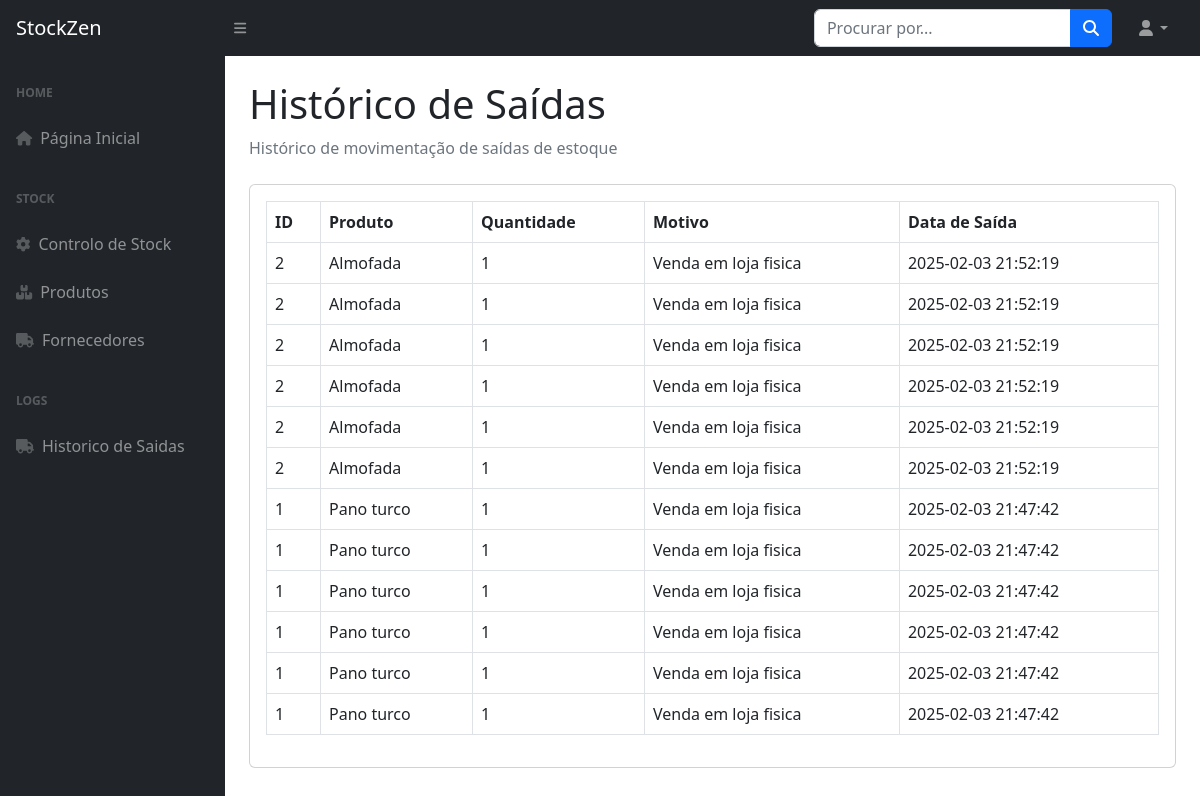
Screenshot of /Stockzen-14450/historico_saidas.php with the database file from the repository.
### tables this page shows
CREATE TABLE `stock_movement` (
  `movement_id` int(11) NOT NULL,
  `quantity` int(11) NOT NULL,
  `movement_type` enum('entrada','saida') NOT NULL,
  `entry_type` enum('fornecedor','direta') DEFAULT NULL,
  `supplier_id` int(11) DEFAULT NULL,
  `observation` text DEFAULT NULL,
  `date` timestamp NULL DEFAULT current_timestamp(),
  `product_name` varchar(255) NOT NULL
);

### Stockzen-14450/historico_saidas.php (the view, shortened to what this page needs)
<?php
include "dbconfig.php";
$sql = "SELECT movement_id, product_name, quantity, observation, date
        FROM stock_movement
        JOIN products p ON movement_id = movement_id
        ORDER BY date DESC";
$result = $con->query($sql);
?>
<!DOCTYPE html>
<html lang="en">
<head>
    <link href="https://cdn.jsdelivr.net/npm/simple-datatables@7.1.2/dist/style.min.css" rel="stylesheet" />
    <link href="/css/styles.css" rel="stylesheet" />
    <link href="https://cdn.jsdelivr.net/npm/bootstrap@5.2.3/dist/css/bootstrap.min.css" rel="stylesheet">
</head>
<body class="sb-nav-fixed">
    <nav class="sb-topnav navbar navbar-expand navbar-dark bg-dark">
        <a class="navbar-brand ps-3" href="home.php">StockZen</a>
        <button class="btn btn-link btn-sm order-1 order-lg-0 me-4 me-lg-0" id="sidebarToggle"><i class="fas fa-bars"></i></button>
        <form class="d-none d-md-inline-block form-inline ms-auto me-0 me-md-3 my-2 my-md-0">
            <div class="input-group">
                <input class="form-control" type="text" id="searchInput" placeholder="Procurar por..." aria-label="Search" />
                <button class="btn btn-primary" type="button"><i class="fas fa-search"></i></button>
            </div>
        </form>
        <ul class="navbar-nav ms-auto ms-md-0 me-3 me-lg-4">
            <li class="nav-item dropdown">
                <a class="nav-link dropdown-toggle" id="navbarDropdown" href="#" role="button" data-bs-toggle="dropdown" aria-expanded="false"><i class="fas fa-user fa-fw"></i></a>
            </li>
        </ul>
    </nav>
    <div id="layoutSidenav">
        <div id="layoutSidenav_nav">
            <nav class="sb-sidenav accordion sb-sidenav-dark" id="sidenavAccordion">
                <div class="sb-sidenav-menu">
                    <div class="nav">
                        <div class="sb-sidenav-menu-heading">Home</div>
                        <a class="nav-link" href="home.php">
                            <div class="sb-nav-link-icon"><i class="fas fa-home"></i></div>
                            Página Inicial
                        </a>
                        <div class="sb-sidenav-menu-heading">Stock</div>
                        <a class="nav-link" href="gestao.php">
                            <div class="sb-nav-link-icon"><i class="fa-solid fa-gear"></i></div>
                            Controlo de Stock
                        </a>
                        <a class="nav-link" href="produtos.php">
                            <div class="sb-nav-link-icon"><i class="fa-solid fa-boxes-stacked"></i></div>
                            Produtos
                        </a>
                        <a class="nav-link" href="fornecedores.php">
                            <div class="sb-nav-link-icon"><i class="fas fa-truck"></i></div>
                            Fornecedores
                        </a>
                        <div class="sb-sidenav-menu-heading">Logs</div>
                        <a class="nav-link" href="historico_saidas.php">
                            <div class="sb-nav-link-icon"><i class="fas fa-truck"></i></div>
                            Historico de Saidas
                        </a>
                    </div>
                </div>
            </nav>
        </div>
        <div id="layoutSidenav_content">
            <main>
                <div class="container-fluid px-4">
                    <h1 class="mt-4">Histórico de Saídas</h1>
                    <ol class="breadcrumb mb-4">
                        <li class="breadcrumb-item active">Histórico de movimentação de saídas de estoque</li>
                    </ol>
                    <div class="card mb-4">
                        <div class="card-body">
                            <table id="dataTable" class="table table-bordered">
                                <thead>
                                    <tr>
                                        <th>ID</th>
                                        <th>Produto</th>
                                        <th>Quantidade</th>
                                        <th>Motivo</th>
                                        <th>Data de Saída</th>
                                    </tr>
                                </thead>
                                <tbody>
                                    <?php
                                    if ($result->num_rows > 0) {
                                        while($row = $result->fetch_assoc()) {
                                            echo "<tr>";
                                            echo "<td>" . $row["movement_id"] . "</td>";
                                            echo "<td>" . $row["product_name"] . "</td>";
                                            echo "<td>" . $row["quantity"] . "</td>";
                                            echo "<td>" . $row["observation"] . "</td>";
                                            echo "<td>" . $row["date"] . "</td>";
                                            echo "</tr>";
                                        }
                                    } else {
                                        echo "<tr><td colspan='5'>Nenhum registro encontrado</td></tr>";
                                    }
                                    ?>
                                </tbody>
                            </table>
                        </div>
                    </div>
                </div>
            </main>
        </div>
    </div>
</body>
</html>

### rows the page displays
stock_movement: movement_id "2", product_name "Almofada", quantity "1", observation "Venda em loja fisica", date "2025-02-03 21:52:19"
stock_movement: movement_id "1", product_name "Pano turco", quantity "1", observation "Venda em loja fisica", date "2025-02-03 21:47:42"
